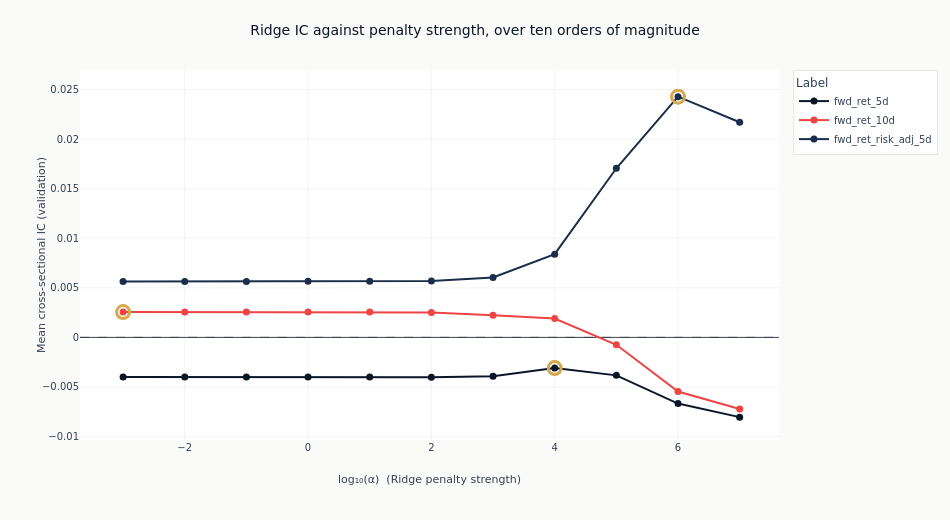

Source (notebook cell):
### Markdown cell above
### What shrinkage does on its own

The bar chart mixes three estimators. Tracing IC across the Ridge penalty alone isolates the
effect of shrinkage, with the estimator, the features and the folds all held fixed and only
`alpha` moving. The alpha is read from each configuration's declared parameters rather than
parsed out of its name, so the curve plots what was fitted. One line per label, because the
question is whether the penalty behaves the same way regardless of what is being predicted.

### Code cell
ridge = (
    catalog.filter(pl.col("model_class") == "Ridge")
    .with_columns(alpha=pl.col("params").str.extract(r"alpha=([0-9.eE+-]+)").cast(pl.Float64))
    .drop_nulls("alpha")
    .sort("label", "alpha")
)
if ridge.height:
    # One colour per label, and amber is not among them: the peak marker is amber, so a line
    # drawn in it would swallow its own ring. Wrapping a short palette would give two labels
    # the same colour and two identical legend swatches, so this raises instead.
    line_colors = [
        COLORS["blue"],
        COLORS["copper"],
        COLORS["positive"],
        COLORS["negative"],
        COLORS["slate"],
        COLORS["recede"],
    ]
    if len(panel_labels) > len(line_colors):
        raise ValueError(
            f"{len(panel_labels)} labels declared but only {len(line_colors)} distinct line "
            "colours; add colours rather than letting two labels share one"
        )
    fig_alpha = go.Figure()
    for index, label in enumerate(panel_labels):
        series = ridge.filter(pl.col("label") == label)
        if not series.height:
            continue
        log_alpha = np.log10(series.get_column("alpha").to_numpy())
        values = series.get_column("ic_mean").to_numpy()
        peak = int(np.argmax(values))
        color = line_colors[index]
        fig_alpha.add_trace(
            go.Scatter(
                x=log_alpha,
                y=values,
                mode="lines+markers",
                name=label,
                line=dict(color=color, width=2),
                marker=dict(size=7, color=color),
            )
        )
        fig_alpha.add_trace(
            go.Scatter(
                x=[log_alpha[peak]],
                y=[values[peak]],
                mode="markers",
                marker=dict(size=13, color=COLORS["amber"], symbol="circle-open", line_width=3),
                showlegend=False,
            )
        )
    fig_alpha.add_hline(y=0, line_width=1, line_dash="dash", line_color=COLORS["neutral"])
    fig_alpha.update_layout(
        title="Ridge IC against penalty strength, over ten orders of magnitude",
        height=520,
        width=950,
        margin=dict(t=70),
        legend=dict(title_text="Label"),
    )
    fig_alpha.update_xaxes(title_text="log₁₀(α)  (Ridge penalty strength)", zeroline=False)
    fig_alpha.update_yaxes(title_text="Mean cross-sectional IC (validation)")
    # Whether the label or the penalty dominates is the claim this figure is here to support,
    # so it is measured rather than described: the widest sweep any one line covers, against
    # the narrowest vertical gap between two lines at a penalty they both carry.
    sweep_span = float(
        ridge.group_by("label")
        .agg(span=pl.col("ic_mean").max() - pl.col("ic_mean").min())
        .get_column("span")
        .max()
    )
    shared_alpha = (
        ridge.group_by("alpha")
        .agg(
            n_labels=pl.col("label").n_unique(),
            spread=pl.col("ic_mean").sort().diff().abs().min(),
        )
        .filter(pl.col("n_labels") > 1)
    )
    if not shared_alpha.height:
        # One Ridge label carries no gap between lines to measure. Computing one gave nan, which
        # fell through to the else branch and published "the closest two lines come within nan of
        # each other" over a chart showing one line.
        dominance = (
            f"the one line drawn covers {sweep_span:.4f} across the sweep; a second label "
            "carrying Ridge at the same penalties is what this chart would compare it against"
        )
    else:
        gap = float(shared_alpha.get_column("spread").min())
        dominance = (
            f"the closest two lines come within {gap:.4f} of each other at any shared penalty, "
            f"wider than the {sweep_span:.4f} the most penalty-sensitive line covers over the "
            "whole sweep, so the label a line belongs to matters more than where on the line "
            "it sits"
            if gap > sweep_span
            else (
                f"the most penalty-sensitive line covers {sweep_span:.4f} across the sweep "
                f"while the closest two lines come within {gap:.4f} of each other, so the "
                "penalty moves a line by as much as the label separates them"
            )
        )
    show_plotly_with_alt(
        fig_alpha,
        "Line chart of mean validation information coefficient against the base-ten logarithm of "
        "the Ridge penalty, one line per label over ten orders of magnitude, each line's highest "
        "point ringed in amber, against a dashed zero line, and no two lines sharing a colour. "
        f"Measured from the frame: {dominance}.",
    )
else:
    print(
        "No declared label carries a Ridge configuration, so there is no penalty sweep to "
        "trace. Which estimators this section can show is decided by the per-label menus at "
        "config/training/{label}.yaml."
    )

### Figure 1 — Plotly figure (JSON) as saved in the notebook; plotly's stock layout.template omitted (floating-point values rounded to 4 significant figures)
{"data": [{"line": {"color": "#0a1628", "width": 2}, "marker": {"color": "#0a1628", "size": 7}, "mode": "lines+markers", "name": "fwd_ret_5d", "type": "scatter", "x": [-3.0, -2.0, -1.0, 0.0, 1.0, 2.0, 3.0, 4.0, 5.0, 6.0, 7.0], "y": [-0.003984, -0.003984, -0.003983, -0.003985, -0.003985, -0.004012, -0.003912, -0.003094, -0.00383, -0.006679, -0.008043]}, {"marker": {"color": "#D4A84B", "line": {"width": 3}, "size": 13, "symbol": "circle-open"}, "mode": "markers", "showlegend": false, "type": "scatter", "x": [4.0], "y": [-0.003094]}, {"line": {"color": "#ef4444", "width": 2}, "marker": {"color": "#ef4444", "size": 7}, "mode": "lines+markers", "name": "fwd_ret_10d", "type": "scatter", "x": [-3.0, -2.0, -1.0, 0.0, 1.0, 2.0, 3.0, 4.0, 5.0, 6.0, 7.0], "y": [0.002558, 0.002558, 0.002558, 0.002556, 0.002557, 0.002514, 0.002221, 0.001906, -0.0007426, -0.005456, -0.007231]}, {"marker": {"color": "#D4A84B", "line": {"width": 3}, "size": 13, "symbol": "circle-open"}, "mode": "markers", "showlegend": false, "type": "scatter", "x": [-3.0], "y": [0.002558]}, {"line": {"color": "#1a2d4a", "width": 2}, "marker": {"color": "#1a2d4a", "size": 7}, "mode": "lines+markers", "name": "fwd_ret_risk_adj_5d", "type": "scatter", "x": [-3.0, -2.0, -1.0, 0.0, 1.0, 2.0, 3.0, 4.0, 5.0, 6.0, 7.0], "y": [0.005649, 0.005649, 0.005649, 0.005651, 0.005657, 0.005693, 0.006046, 0.008394, 0.01706, 0.02429, 0.02171]}, {"marker": {"color": "#D4A84B", "line": {"width": 3}, "size": 13, "symbol": "circle-open"}, "mode": "markers", "showlegend": false, "type": "scatter", "x": [6.0], "y": [0.02429]}], "layout": {"height": 520, "legend": {"title": {"text": "Label"}}, "margin": {"t": 70}, "shapes": [{"line": {"color": "#334155", "dash": "dash", "width": 1}, "type": "line", "x0": 0, "x1": 1, "xref": "x domain", "y0": 0, "y1": 0, "yref": "y"}], "title": {"text": "Ridge IC against penalty strength, over ten orders of magnitude"}, "width": 950, "xaxis": {"title": {"text": "log₁₀(α)  (Ridge penalty strength)"}, "zeroline": false}, "yaxis": {"title": {"text": "Mean cross-sectional IC (validation)"}}}}
